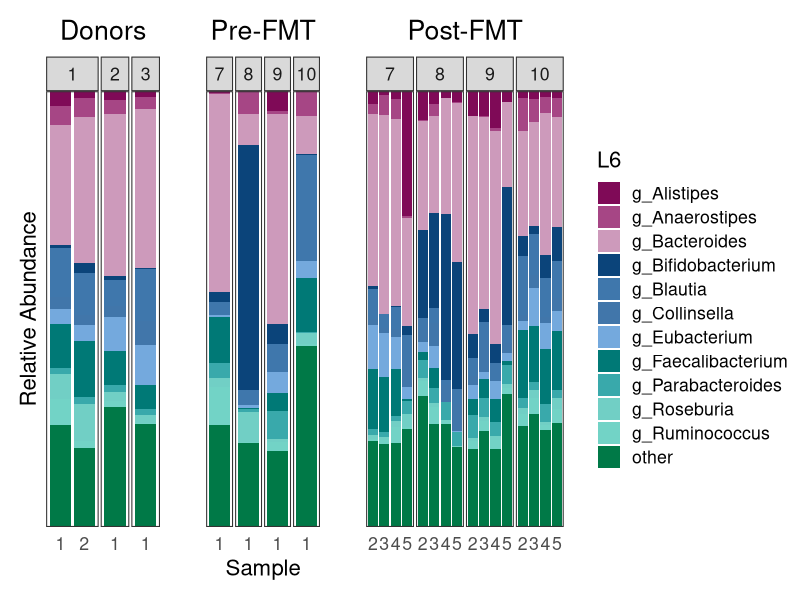

Write the R code that produced this figure.
###################################
########## Taxa Barplots ##########
###################################

# load libraries
library(readxl)
library(ggplot2)
library(reshape2)
library(cowplot)
library(tidyverse)

# set working directory & load files
setwd("~/Google Drive File Stream/My Drive/Other/Sarah_Steele/")
set.seed(999)

# Sequence Data
midas <- as.data.frame(t(read.csv("Bacteria_Composition_Summary.txt", check.names = FALSE, sep = "\t", row.names = 1, header = F)))

# Metadata
metadata <- read.csv("Final_Mapping_File for microbiomeanalyst.txt", sep = "\t", header = T)


## The competition to stephens Taxonomy Solution

# Split taxonomy into different sections L1-L7
midas_melt <- melt(midas, id.vars = "Taxa") %>% rename(., Subject_ID = Taxa) %>% separate(., col = variable, into = c("L1","L2","L3","L4","L5","L6","L7"), sep = "\\|", remove = T, extra = "drop")

# Make sure the rel abundance or counts are numeric
midas_melt$value <- as.numeric(midas_melt$value)

# Add in the metadata
midas_melt <- merge(metadata, midas_melt, by.x = "X.NAME", by.y = "Subject_ID")

# Summarize by L6 genus (or any other taxa group)...
# if you change make sure you change L6 and prefix (^g_)
midas_summarize <- midas_melt %>% group_by(., L6) %>% filter(str_detect(L6, "^g_")) %>% summarise(., top_bacteria = sum(value)) %>% arrange(., desc(top_bacteria)) %>% slice(., 1:11)

# group the main players together into a list
high_abundance <- split(midas_summarize$L6, 1:NROW(midas_summarize))

# change everything that is not a main player into a other catagory
midas_melt$L6[midas_melt$L6 %in% high_abundance != "TRUE"] <- "other"


stephen_12 <- c('#a6cee3','#1f78b4','#b2df8a','#33a02c','#fb9a99','#e31a1c','#fdbf6f','#ff7f00','#cab2d6','#6a3d9a','#ffff99','#b15928')

sarah_color <- c("#7F0A57", "#A64685", "#CD9ABB", "#0B447A", "#3F77AC", "#4176AA", "#74A9DD", "#007976", "#39A9AB", "#71CFC5", "#72D3C6", "#007947", "#3BAA78")

# Plot

donors <- ggplot(data = subset(midas_melt, midas_melt$Treatment == "Donors"), aes(x = as.factor(Timepoint), weight = value, fill = L6)) +
  geom_bar() +
  theme_bw(base_size = 16) + facet_grid(. ~  Individual, space = "free", scales = "free") + 
  scale_fill_manual(values = sarah_color) +
  theme(panel.spacing = unit(0.1, "lines")) +   
  theme(axis.ticks.x=element_blank()) +
  labs(x = '',
       y = 'Relative Abundance') + theme(legend.position = "none") +
  ggtitle("Donors") +
  theme(plot.title = element_text(hjust = 0.5), plot.margin = unit(c(0.5, 0, 0.5, 0.5), "cm")) +
  scale_y_discrete(expand = c(0,0))

pre_fmt <- ggplot(data = subset(midas_melt, midas_melt$Treatment == "Pre_FMT"), aes(x = as.factor(Timepoint), weight = value, fill = L6)) +
  geom_bar() +
  theme_bw(base_size = 16) + facet_grid(. ~  Individual, space = "free", scales = "free") + 
  scale_fill_manual(values = sarah_color) +
  theme(panel.spacing = unit(0.1, "lines")) +   
  theme(axis.ticks.x=element_blank(), axis.ticks.y=element_blank(), axis.text.y = element_blank()) +
  labs(x = 'Sample',
       y = '') + theme(legend.position = "none") +
  ggtitle("Pre-FMT") +
  theme(plot.title = element_text(hjust = 0.5), plot.margin = unit(c(0.5, 0, 0.5, 0.5), "cm")) +
  scale_y_discrete(expand = c(0,0))

post_fmt <- ggplot(data = subset(midas_melt, midas_melt$Treatment == "Post_FMT"), aes(x = as.factor(Timepoint), weight = value, fill = L6)) +
  geom_bar() +
  theme_bw(base_size = 16) + facet_grid(. ~  Individual, space = "free", scales = "free") + 
  scale_fill_manual(values = sarah_color) +
  theme(panel.spacing = unit(0.1, "lines")) +   
  theme(axis.ticks.x=element_blank(), axis.ticks.y=element_blank(), axis.text.y = element_blank()) +
  labs(x = '',
       y = '') +
  ggtitle("Post-FMT") +
  theme(plot.title = element_text(hjust = 0.5), plot.margin = unit(c(0.5, 0, 0.5, 0.5), "cm")) +
  scale_y_discrete(expand = c(0,0))



plot_grid(donors, pre_fmt, post_fmt, labels = NULL, nrow = 1, rel_widths = c(1,1,3))
